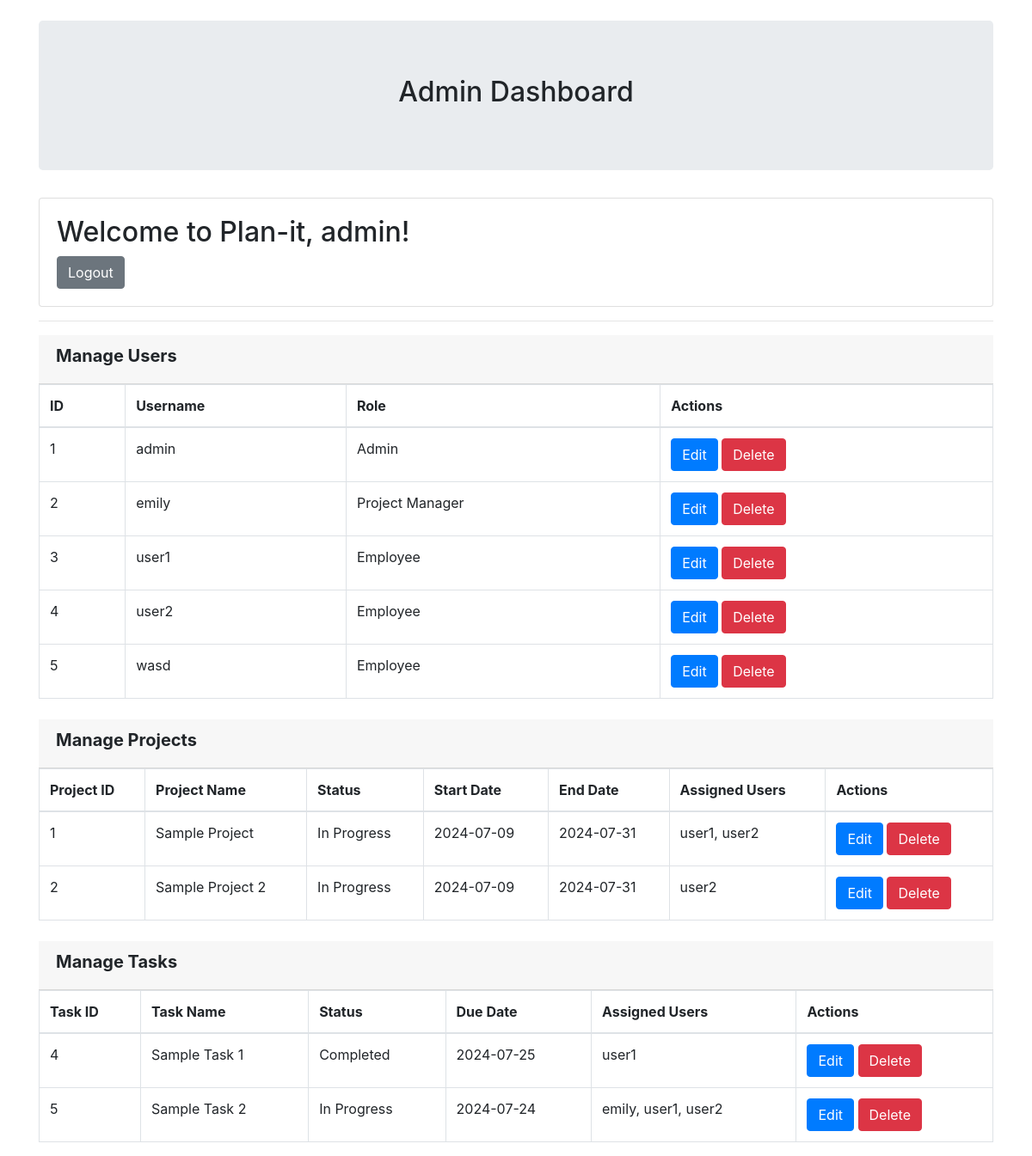
The page /admin.php (signed in) on the database as committed earlier.
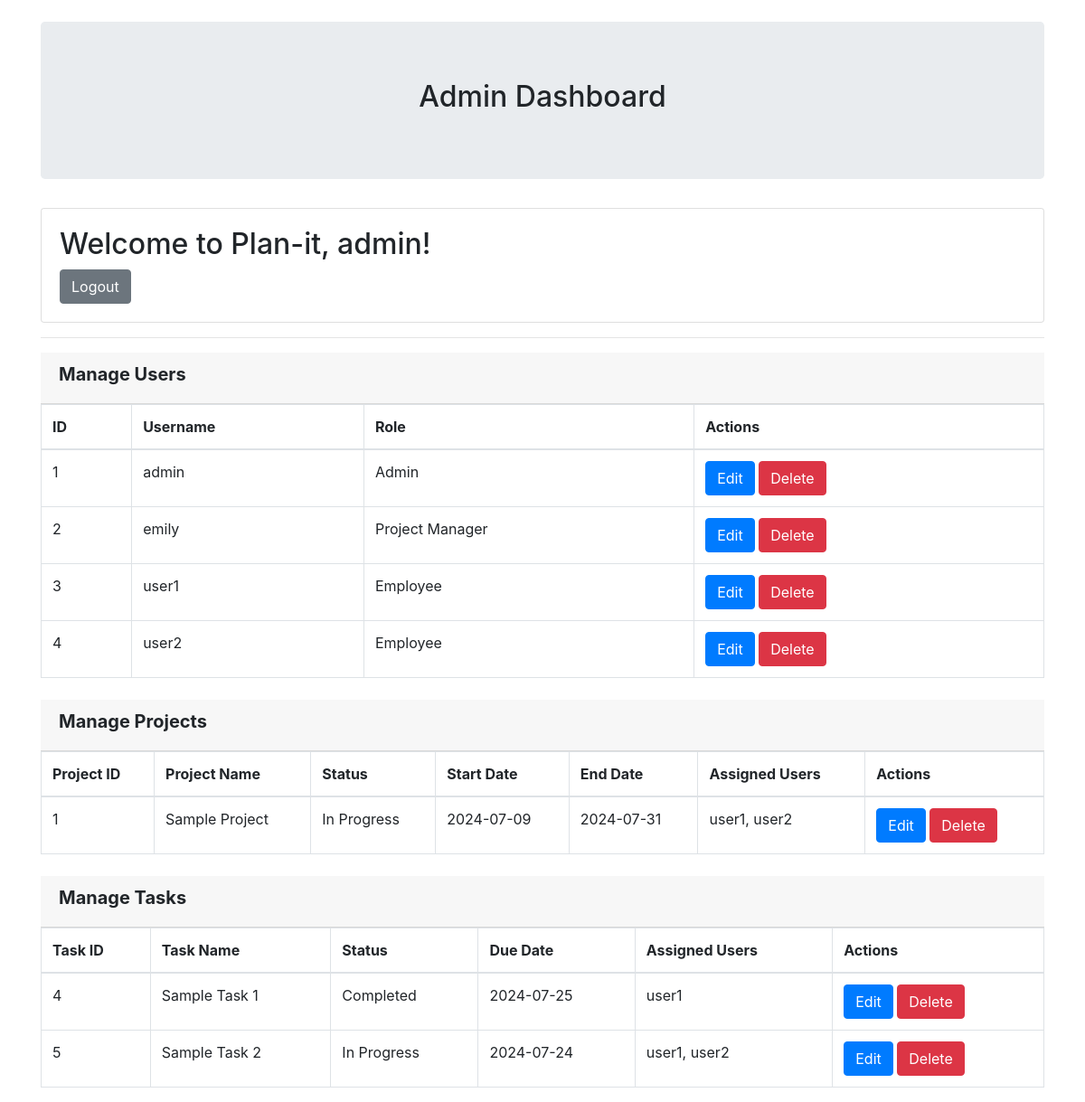
The same page on the database as committed later.
### tables this page shows
CREATE TABLE `users` (
  `id` int(11) NOT NULL,
  `username` varchar(50) NOT NULL,
  `password` varchar(255) NOT NULL,
  `role` enum('Admin','Project Manager','Employee') NOT NULL,
  `created_at` timestamp NOT NULL DEFAULT current_timestamp()
);

CREATE TABLE `projects` (
  `project_id` int(11) NOT NULL,
  `user_id` int(11) NOT NULL,
  `name` varchar(255) NOT NULL,
  `status` enum('Not Started','In Progress','Completed') NOT NULL,
  `created_at` timestamp NOT NULL DEFAULT current_timestamp(),
  `start_date` date NOT NULL,
  `end_date` date NOT NULL
);

CREATE TABLE `tasks` (
  `task_id` int(11) NOT NULL,
  `project_id` int(11) NOT NULL,
  `title` varchar(255) NOT NULL,
  `description` text NOT NULL,
  `priority` enum('Low','Medium','High') NOT NULL,
  `status` enum('Not Started','In Progress','Completed') DEFAULT 'Not Started',
  `due_date` date NOT NULL,
  `created_at` timestamp NOT NULL DEFAULT current_timestamp()
);

### admin.php (the view, shortened to what this page needs)
<?php
require_once "db_connect.php";
$sql_users = "SELECT * FROM users";
$result_users = $conn->query($sql_users);
$sql_projects = "SELECT projects.project_id, projects.name, projects.status, projects.start_date, projects.end_date,
                        GROUP_CONCAT(users.username SEPARATOR ', ') AS assigned_users
                FROM projects
                LEFT JOIN project_employees ON projects.project_id = project_employees.project_id
                LEFT JOIN users ON project_employees.employee_id = users.id
                GROUP BY projects.project_id";
$result_projects = $conn->query($sql_projects);
$sql_tasks = "SELECT tasks.task_id, tasks.title, tasks.status, tasks.due_date, GROUP_CONCAT(users.username SEPARATOR ', ') AS assigned_users
            FROM tasks
            LEFT JOIN task_users ON tasks.task_id = task_users.task_id
            LEFT JOIN users ON task_users.user_id = users.id
            GROUP BY tasks.task_id";
$result_tasks = $conn->query($sql_tasks);
?>
<!DOCTYPE html>
<html>
<head>
    <link rel="stylesheet" href="https://maxcdn.bootstrapcdn.com/bootstrap/4.0.0/css/bootstrap.min.css">
</head>
<body>
    <div class="container mt-4">
        <div class="jumbotron text-center">
            <h2>Admin Dashboard</h2>
        </div>
        <div class="card mt-4">
            <div class="card-body">
                <h2>Welcome to <?php echo $_SESSION['system']['site_name']; ?>, <?php echo htmlspecialchars($_SESSION['user']); ?>!</h2>
                <a href="logout.php" class="btn btn-secondary">Logout</a>
            </div>
        </div>
        <hr>
        <div class="card-header">
            <h5><b>Manage Users</b></h5>
        </div>
        <table class="table table-bordered">
            <thead>
                <tr>
                    <th>ID</th>
                    <th>Username</th>
                    <th>Role</th>
                    <th>Actions</th>
                </tr>
            </thead>
            <tbody>
                <?php while ($row = $result_users->fetch_assoc()): ?>
                <tr>
                    <td><?php echo htmlspecialchars($row['id']); ?></td>
                    <td><?php echo htmlspecialchars($row['username']); ?></td>
                    <td><?php echo htmlspecialchars($row['role']); ?></td>
                    <td>
                        <button onclick="editUser('<?php echo htmlspecialchars($row['id']); ?>', '<?php echo htmlspecialchars($row['username']); ?>', '<?php echo htmlspecialchars($row['role']); ?>')" class="btn btn-primary" data-toggle="modal" data-target="#editUserModal">Edit</button>
                        <form method="post" action="" style="display:inline;">
                            <button type="submit" class="btn btn-danger">Delete</button>
                        </form>
                    </td>
                </tr>
                <?php endwhile; ?>
            </tbody>
        </table>
        <div class="card-header mt-4">
            <h5><b>Manage Projects</b></h5>
        </div>
        <table class="table table-bordered">
            <thead>
                <tr>
                    <th>Project ID</th>
                    <th>Project Name</th>
                    <th>Status</th>
                    <th>Start Date</th>
                    <th>End Date</th>
                    <th>Assigned Users</th>
                    <th>Actions</th>
                </tr>
            </thead>
            <tbody>
                <?php while ($row = $result_projects->fetch_assoc()): ?>
                <tr>
                    <td><?php echo htmlspecialchars($row['project_id']); ?></td>
                    <td><?php echo htmlspecialchars($row['name']); ?></td>
                    <td><?php echo htmlspecialchars($row['status']); ?></td>
                    <td><?php echo htmlspecialchars($row['start_date']); ?></td>
                    <td><?php echo htmlspecialchars($row['end_date']); ?></td>
                    <td><?php echo htmlspecialchars($row['assigned_users']); ?></td>
                    <td>
                        <button onclick="editProject('<?php echo htmlspecialchars($row['project_id']); ?>', '<?php echo htmlspecialchars($row['name']); ?>', '<?php echo htmlspecialchars($row['status']); ?>', '<?php echo htmlspecialchars($row['start_date']); ?>', '<?php echo htmlspecialchars($row['end_date']); ?>')" class="btn btn-primary" data-toggle="modal" data-target="#editProjectModal">Edit</button>
                        <form method="post" action="" style="display:inline;">
                            <button type="submit" class="btn btn-danger">Delete</button>
                        </form>
                    </td>
                </tr>
                <?php endwhile; ?>
            </tbody>
        </table>
        <div class="card-header mt-4">
            <h5><b>Manage Tasks</b></h5>
        </div>
        <table class="table table-bordered">
            <thead>
                <tr>
                    <th>Task ID</th>
                    <th>Task Name</th>
                    <th>Status</th>
                    <th>Due Date</th>
                    <th>Assigned Users</th>
                    <th>Actions</th>
                </tr>
            </thead>
            <tbody>
                <?php while ($row = $result_tasks->fetch_assoc()): ?>
                <tr>
                    <td><?php echo htmlspecialchars($row['task_id']); ?></td>
                    <td><?php echo htmlspecialchars($row['title']); ?></td>
                    <td><?php echo htmlspecialchars($row['status']); ?></td>
                    <td><?php echo htmlspecialchars($row['due_date']); ?></td>
                    <td><?php echo htmlspecialchars($row['assigned_users']); ?></td>
                    <td>
                        <button onclick="editTask('<?php echo htmlspecialchars($row['task_id']); ?>', '<?php echo htmlspecialchars($row['title']); ?>', '<?php echo htmlspecialchars($row['status']); ?>', '<?php echo htmlspecialchars($row['due_date']); ?>')" class="btn btn-primary" data-toggle="modal" data-target="#editTaskModal">Edit</button>
                        <form method="post" action="" style="display:inline;">
                            <button type="submit" class="btn btn-danger">Delete</button>
                        </form>
                    </td>
                </tr>
                <?php endwhile; ?>
            </tbody>
        </table>
</body>
</html>

Rows that differ between the two databases and show on the page:
removed users: id "5", username "wasd", role "Employee"
removed projects: project_id "2", name "Sample Project 2", status "In Progress", start_date "2024-07-09", end_date "2024-07-31", assigned_users "user2"
computed for tasks "Sample Task 2": assigned_users "emily, user1, user2" → "user1, user2"
